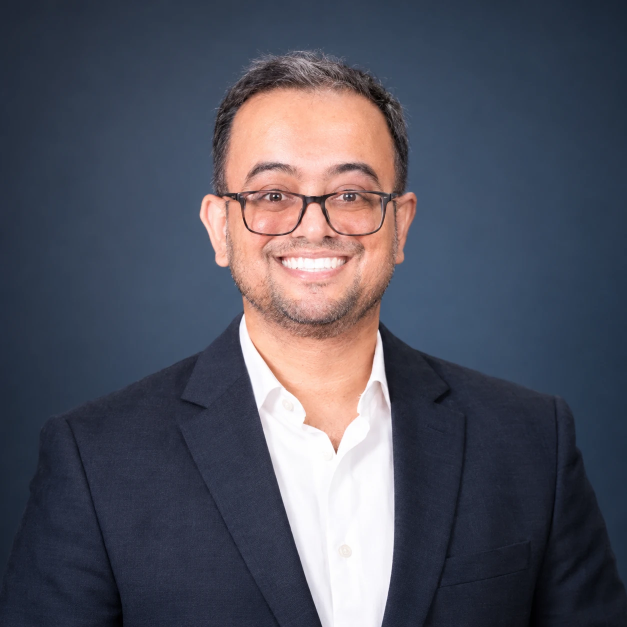
#> input picture execution/content/assets/debanjan_headshot.png, 1254 x 1254 px (shown at 1/2 size)
$ python headshot_cutout.py
#> lines starting #> are read from the running program, lines starting #| are printed output that depends on the picture; after the words box and inside, x2 and y2 are one past the last pixel; in counts of white or black regions, pixels touching at a corner belong together
#> in cut, im is the input picture: PIL image 1254x1254 RGB; mean R, G, B 80.3, 81.3, 93.7
"""
description: Cut the operator's studio headshot out of its dark-blue vignette background with PIL/numpy only (no ML): a chroma feature (green-minus-red, blue-minus-red) separates the blue backdrop from hair, skin and shirt; a border flood-fill keeps only backdrop connected to the edge; the navy jacket differs from the backdrop by ~4 units of green-minus-red, recovered by a 15px median; the alpha edge is eroded 1px and feathered 1.5px so no blue halo lands on paper.
inputs: --src <png> (default execution/content/assets/debanjan_headshot.png); --out <png with alpha> (default .tmp/banners/headshot_cutout.png); --debug <png> optional composite over paper for eyeballing; --bottom <source row where the bust is cut, default 1120>
outputs: RGBA PNG cut-out (bust, cropped to content), optional debug composite; prints the bounding box and the share of edge pixels still blue-tinted (halo check)
"""
from __future__ import annotations

import argparse
import sys
from pathlib import Path

import numpy as np
from PIL import Image, ImageDraw, ImageFilter

ROOT = Path(__file__).resolve().parents[2]
PAPER = (243, 241, 236)


def backdrop_mask(rgb: np.ndarray) -> np.ndarray:
    """Boolean mask of backdrop pixels: median-smoothed green-minus-red chroma (backdrop >= 7, navy jacket <= 6,
    hair/skin negative), blue-minus-red and darkness gates, then only the region connected to the image border."""
    r, g, b = (rgb[..., i].astype(np.int16) for i in range(3))
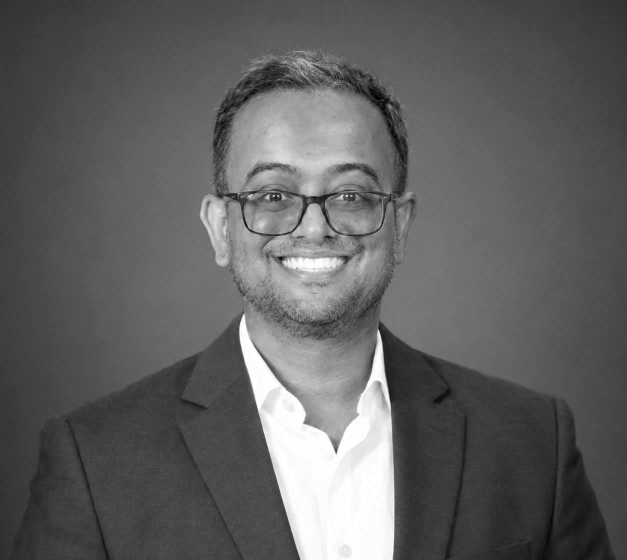
#> b: shape (1120, 1254) int16 (shown at 1/2 size); min 0, max 255, mean 96.1
    gr = Image.fromarray(np.clip((g - r) * 8 + 64, 0, 255).astype(np.uint8)).filter(ImageFilter.MedianFilter(15))
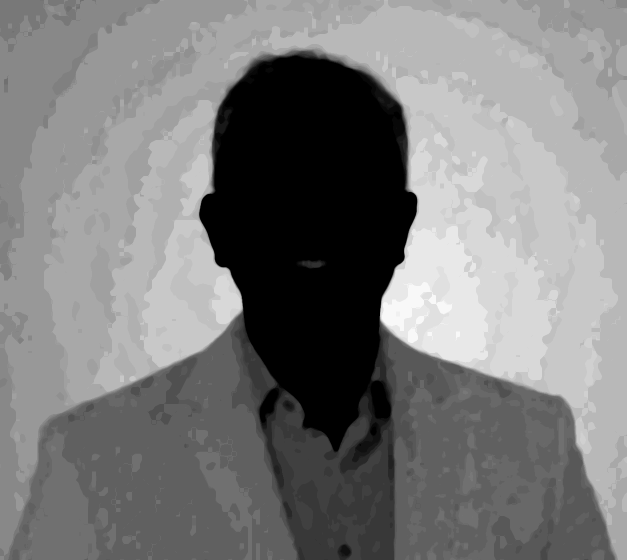
#> gr: PIL image 1254x1120 L (shown at 1/2 size); min 0, max 248, mean 123.4
    cand = (np.array(gr).astype(np.int16) >= 7 * 8 + 64) & ((b - r) >= 18) & ((r + g + b) < 460)
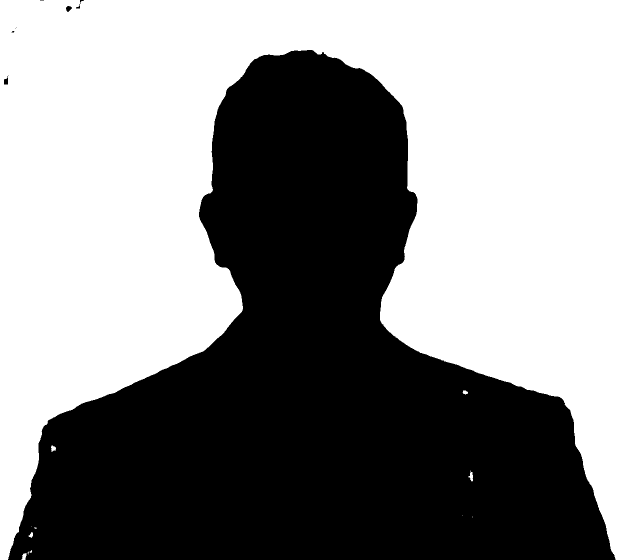
#> cand: shape (1120, 1254) bool (shown at 1/2 size); 55.1% white; 7 black regions (3 under 20 px), largest, box (x1, y1, x2, y2) and area: (16, 100, 1231, 1120) 629998, (8, 151, 17, 169) 97, (132, 12, 144, 24) 94, (152, 0, 168, 17) 56
    h, w = cand.shape
#> h = 1120; w = 1254
    lab = Image.fromarray(np.where(cand, 0, 255).astype(np.uint8)).copy()  # fromarray is read-only; floodfill needs a writable buffer
    for sx, sy in [(2, 2), (w - 3, 2), (2, h // 2), (w - 3, h // 2), (w // 2, 2), (2, h - 3), (w - 3, h - 3)]:
        if lab.getpixel((sx, sy)) == 0:
            ImageDraw.floodfill(lab, (sx, sy), 128)
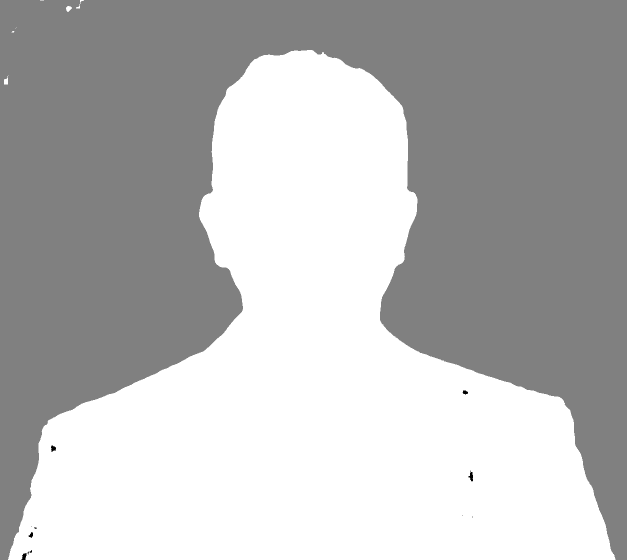
#> lab: PIL image 1254x1120 L (shown at 1/2 size); min 0, max 255, mean 185
    bg = np.array(lab) == 128
    # drop floating specks: keep only the foreground component that contains the image centre (the face)
    fg = Image.fromarray(np.where(bg, 0, 255).astype(np.uint8)).copy()
    ImageDraw.floodfill(fg, (w // 2, h // 2), 128)
    return np.array(fg) != 128
#> returned value: shape (1120, 1254) bool; 55.1% white; 1 black region, box (x1, y1, x2, y2) and area: (16, 100, 1231, 1120) 630453


def cut(src: Path, bottom: int) -> tuple[Image.Image, float]:
    im = Image.open(src).convert("RGB")
    rgb = np.array(im)[:bottom]  # bust: the darkest bottom corners of the vignette match the jacket; the card crops there anyway
    bg = backdrop_mask(rgb)
    alpha = Image.fromarray(np.where(bg, 0, 255).astype(np.uint8))
    alpha = alpha.filter(ImageFilter.MinFilter(3))  # erode 1px: drops the blue-mixed rim pixels
#> alpha: PIL image 1254x1120 L; 44.6% white; 1 white region, box (x1, y1, x2, y2) and area: (17, 101, 1230, 1120) 626824
    alpha = alpha.filter(ImageFilter.GaussianBlur(1.5))  # feather
    a = np.array(alpha)
    # halo check: among edge pixels (alpha 20-235) how many are still clearly blue-tinted (b-r >= 20)?
    # measured on the head only (rows above 55%): the navy jacket is blue by nature, hair and skin are not
    edge = (a > 20) & (a < 235)
#> edge: shape (1120, 1254) bool; 0.89% white; 1 white region, box (x1, y1, x2, y2) and area: (15, 99, 1232, 1120) 12457
    edge[int(a.shape[0] * .55):] = False
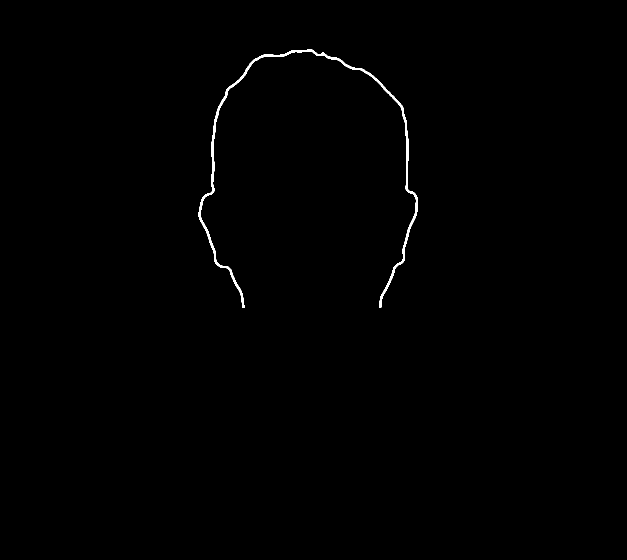
#> edge: shape (1120, 1254) bool (shown at 1/2 size); 0.41% white; 1 white region, box (x1, y1, x2, y2) and area: (397, 99, 836, 616) 5771
    r, b = rgb[..., 0].astype(np.int16), rgb[..., 2].astype(np.int16)
    halo = float(((b - r) >= 20)[edge].mean()) if edge.any() else 0.0
#> halo = 0.404
    # decontaminate: pull edge pixels toward their nearest opaque neighbour colour (simple: blend with a 5px blurred foreground)
    fg = np.array(Image.fromarray(rgb).filter(ImageFilter.GaussianBlur(3)))
#> fg: shape (1120, 1254, 3)
    mix = np.clip(edge[..., None] * 0.6, 0, 1)
    out_rgb = (rgb * (1 - mix) + fg * mix).astype(np.uint8)
    out = Image.fromarray(np.dstack([out_rgb, a]))
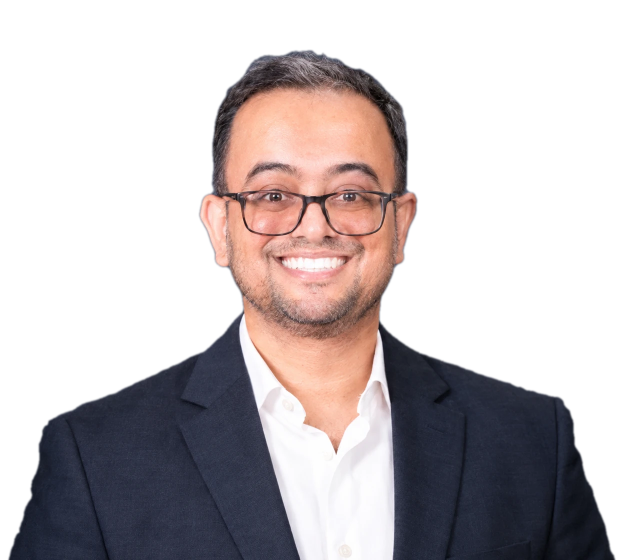
#> out: PIL image 1254x1120 RGBA (shown at 1/2 size); mean R, G, B, A 83.2, 83.8, 96.1, 113.8; transparent parts drawn white
    bbox = out.getbbox()
#> bbox = (13, 97, 1234, 1120)
    return out.crop(bbox), halo


def main() -> int:
    ap = argparse.ArgumentParser(description=__doc__)
    ap.add_argument("--src", default=str(ROOT / "execution/content/assets/debanjan_headshot.png"))
    ap.add_argument("--out", default=str(ROOT / ".tmp/banners/headshot_cutout.png"))
    ap.add_argument("--debug", default="")
    ap.add_argument("--bottom", type=int, default=1120, help="source row where the bust is cut (default 1120 of 1254)")
    a = ap.parse_args()
    out, halo = cut(Path(a.src), a.bottom)
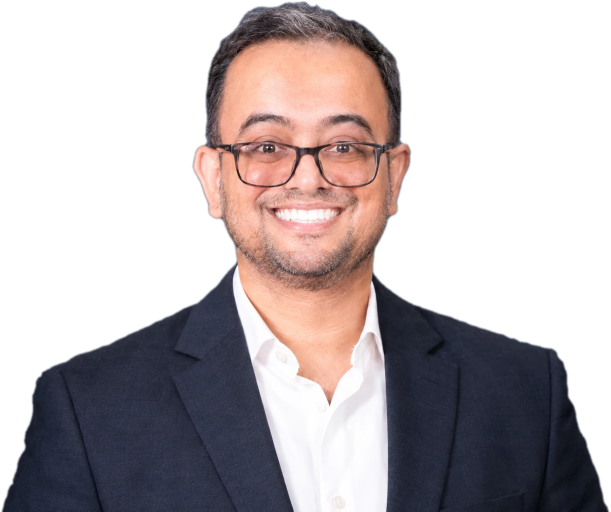
#> out: PIL image 1221x1023 RGBA (shown at 1/2 size); mean R, G, B, A 88.2, 87.3, 99.1, 128; transparent parts drawn white
#> halo = 0.404
    Path(a.out).parent.mkdir(parents=True, exist_ok=True)
    out.save(a.out)
    if a.debug:
        paper = Image.new("RGB", out.size, PAPER)
        paper.paste(out, (0, 0), out)
        paper.save(a.debug)
    print(f"cutout {out.size[0]}x{out.size[1]} -> {a.out}; blue-tinted edge share {halo:.3f} (want < 0.05)")
#| cutout 1221x1023 -> .tmp/banners/headshot_cutout.png; blue-tinted edge share 0.404 (want < 0.05)
    return 0 if halo < 0.05 else 1


if __name__ == "__main__":
#> (the run stopped early here; a loop or call above may not have finished)

$ run again, with deliverables/asset_voyages_rfp_2026-10-28/site/assets/img/skyline.webp saved as execution/content/assets/debanjan_headshot.png
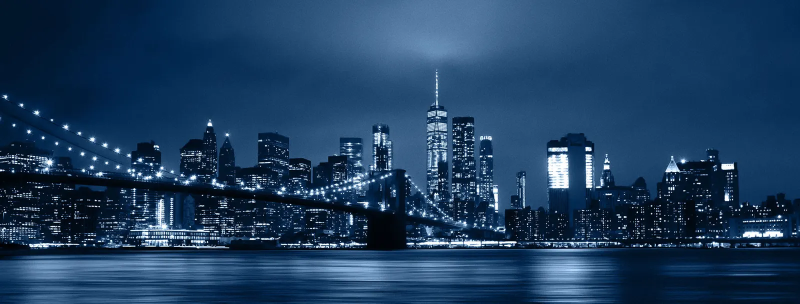
#> input picture deliverables/asset_voyages_rfp_2026-10-28/site/assets/img/skyline.webp, 1600 x 607 px (shown at 1/2 size)
#> in cut, im is the input picture: PIL image 1600x607 RGB; mean R, G, B 29.5, 61.6, 94.8
#> cand: shape (607, 1600) bool; 95% white; 3158 black regions (2888 under 20 px), largest, box (x1, y1, x2, y2) and area: (707, 425, 810, 500) 4501, (0, 344, 272, 378) 3610, (1095, 307, 1138, 377) 2490
#> bg: shape (607, 1600) bool; 95% white; 3158 black regions (2888 under 20 px), largest, box (x1, y1, x2, y2) and area: (707, 425, 810, 500) 4501, (0, 344, 272, 378) 3627, (1095, 307, 1138, 377) 2531
#> in cut, `edge[int(a.shape[0] * .55):] = False`:
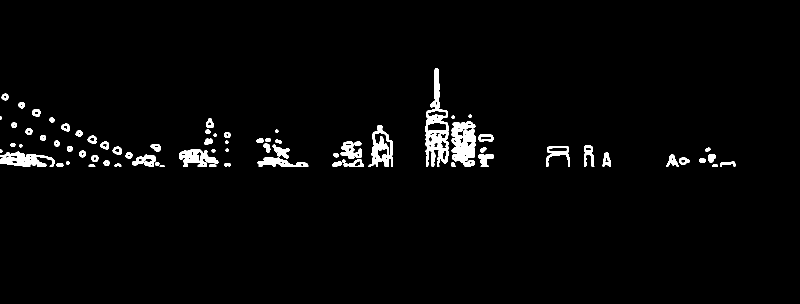
#> edge: shape (607, 1600) bool (shown at 1/2 size); 2.5% white; 73 white regions, largest, box (x1, y1, x2, y2) and area: (851, 136, 898, 333) 3927, (903, 243, 952, 333) 3187, (0, 303, 109, 333) 1890
#> in cut, `halo = float(((b - r) >= 20)[edge].mean()) if edge.any() else 0.0`: halo = 0.995
#> in cut, `out = Image.fromarray(np.dstack([out_rgb, a]))`:
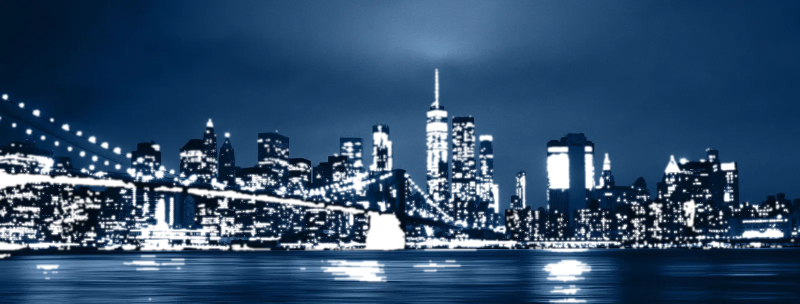
#> out: PIL image 1600x607 RGBA (shown at 1/2 size); mean R, G, B, A 29.5, 61.6, 94.9, 228.1; transparent parts drawn white
#> bbox = (0, 0, 1600, 607)
#> in main, `out, halo = cut(Path(a.src), a.bottom)`: halo = 0.995
#| cutout 1600x607 -> .tmp/banners/headshot_cutout.png; blue-tinted edge share 0.995 (want < 0.05)

$ run again, with deliverables/gaia_redesign_2026-09-17/src/assets/team-diana-lupu.jpg saved as execution/content/assets/debanjan_headshot.png
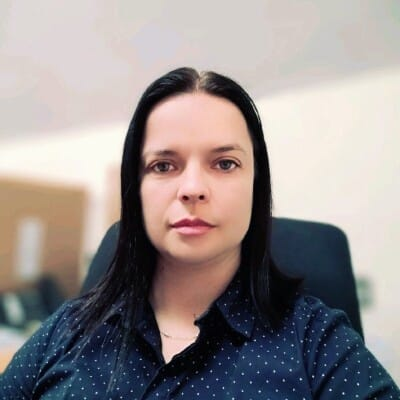
#> input picture deliverables/gaia_redesign_2026-09-17/src/assets/team-diana-lupu.jpg, 400 x 400 px
#> in cut, im is the input picture: PIL image 400x400 RGB; mean R, G, B 149.5, 142, 141.3
#> cand: shape (400, 400) bool; 19.2% white; 3 white regions, box (x1, y1, x2, y2) and area: (0, 219, 400, 400) 29817, (85, 229, 118, 288) 817, (236, 321, 252, 334) 148
#> bg: shape (400, 400) bool; 18.6% white; 1 white region, box (x1, y1, x2, y2) and area: (0, 219, 400, 400) 29817
#> in cut, `edge[int(a.shape[0] * .55):] = False`:
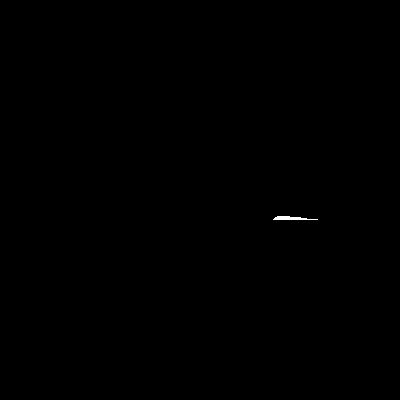
#> edge: shape (400, 400) bool; 0.07% white; 1 white region, box (x1, y1, x2, y2) and area: (273, 216, 318, 220) 117
#> in cut, `halo = float(((b - r) >= 20)[edge].mean()) if edge.any() else 0.0`: halo = 0.0769
#> bbox = (0, 0, 400, 391)
#> in main, `out, halo = cut(Path(a.src), a.bottom)`:
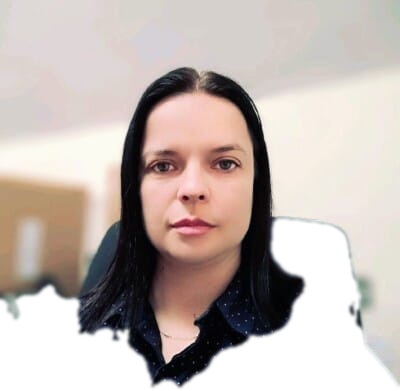
#> out: PIL image 400x391 RGBA; mean R, G, B, A 152.3, 144.2, 142.9, 208.1; transparent parts drawn white
#> in main, `out, halo = cut(Path(a.src), a.bottom)`: halo = 0.0769
#| cutout 400x391 -> .tmp/banners/headshot_cutout.png; blue-tinted edge share 0.077 (want < 0.05)
